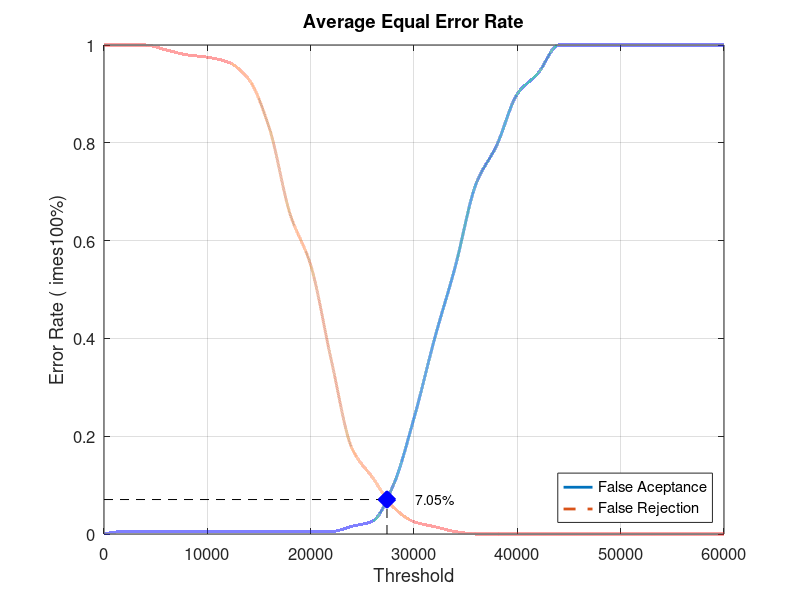
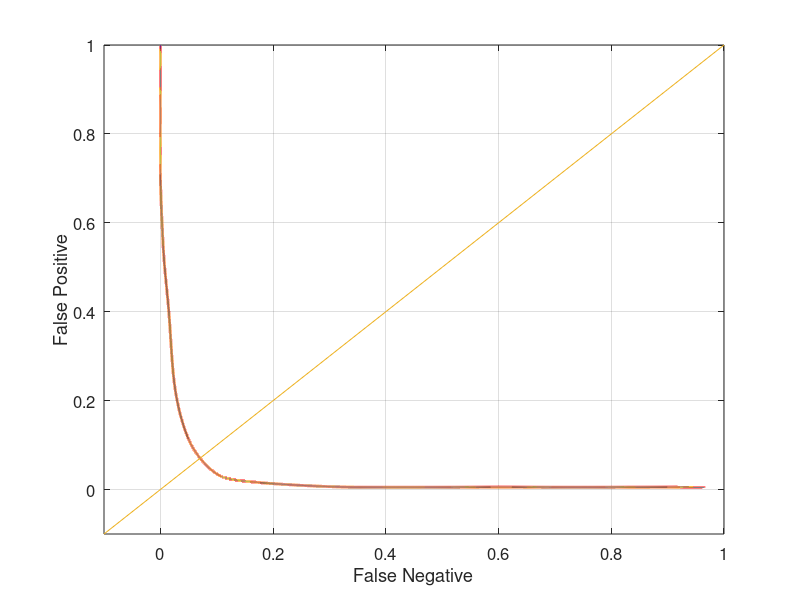

Source code (MATLAB) for these figures, in order:
close all;
clear;
clc;
x = 0:2000:60000;
xq = 0:0.5:60000;

y0 = [0 0.00526316 0.00526316 0.00526316 0.00526316 0.00526316 0.00526316 0.00526316 0.00526316 0.00526316 0.00526316 0.00526316 0.0157895 0.0263158 0.1 0.236842 0.4 0.547368 0.715789 0.794737 0.9 0.942105 1 1 1 1 1 1 1 1 1]
yy0 = interp1(x, y0, xq, 'pchip');
y1 = [1 1 1 0.99 0.98 0.975 0.965 0.93 0.83 0.655 0.55 0.355 0.175 0.115 0.055 0.025 0.015 0.005 0 0 0 0 0 0 0 0 0 0 0 0 0]
yy1 = interp1(x, y1, xq, 'pchip');

% Calculating EER: 
y2 = abs(y0 - y1);
find(y2 == min(y2))
yy2 = abs(yy0 - yy1);
xEER = find(yy2 == min(yy2));
xEERIndex = xq(xEER) % X-axis EER
yEER = yy0(xEER) % Y-axis EER

main = figure
plot(xq, yy0,'-','LineWidth', 2);	hold on
plot(xq, yy1,'--','LineWidth', 2);	hold on
plot([xEERIndex xEERIndex], [0 yEER], 'k--');	hold on
plot([0 xEERIndex], [yEER yEER], 'k--');	hold on
plot(xEERIndex, yEER, 'bx', 'LineWidth', 10);	hold on
text(xEERIndex + 10 * xEERIndex / 100, yEER, [num2str(round((10000 * yEER)) / 100) '%'])
legend('False Aceptance', 'False Rejection', 'Location', 'SouthEast')
xlabel('Threshold')
ylabel('Error Rate (	imes100%)')
title('Average Equal Error Rate')
set(gca, 'FontSize', 12)
axis([0 60000 0 1])
grid on

print(main, 'Database3_4Main', '-dpng');
FNRxFPR = figure('Color', [1 1 1]);
plot(yy1, yy0, '-', yy1, yy0, 'LineWidth', 2);
hold on
y = -0.1:0.1:1
plot(y, y); 
set(gca, 'FontSize', 12)
xlabel('False Negative')
ylabel('False Positive')
axis([-0.1 1 -0.1 1])
set(gca, 'FontSize', 12)
grid on

print(FNRxFPR, 'Database3_4FNRxFPR','-dpng');
